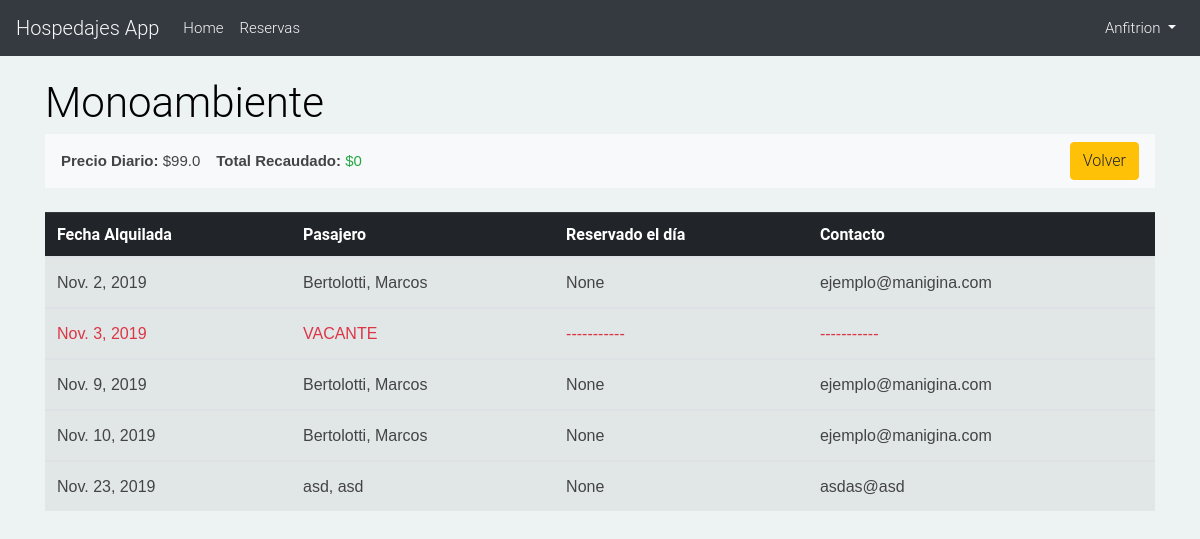
Page /hospedajes/my_bookings/9/ (signed in) on the earlier database version.
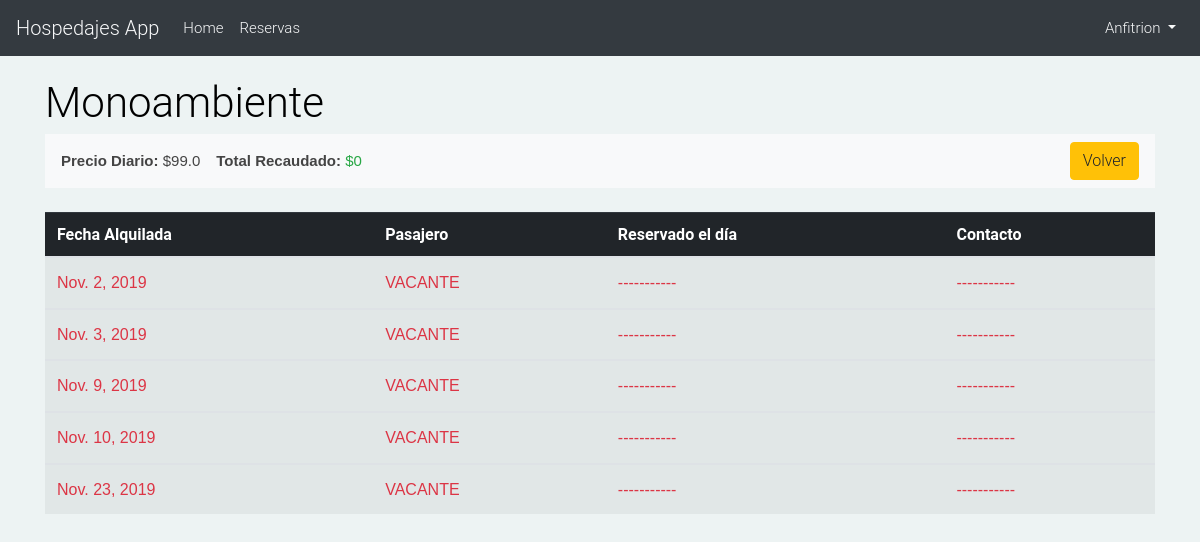
Same page on the later database version.
### hospedajes_app/models.py (models this page shows, shortened)
class RentalDate(models.Model):
    property = models.ForeignKey(Property, on_delete=models.DO_NOTHING)
    booking = models.ForeignKey(Booking, null=True, blank=True, on_delete=models.DO_NOTHING)
    date = models.DateField()
    class Meta:
        verbose_name_plural = 'RentalDates'

class Booking(models.Model):  # Reserva
    profile = models.ForeignKey(Profile, on_delete=models.DO_NOTHING)
    total = models.FloatField(default=0)
    date = models.DateTimeField(null=True)
    property = models.ForeignKey(Property, null=True, on_delete=models.SET_NULL)
    class Meta:
        verbose_name_plural = 'Bookings'

class Profile(models.Model):
    name = models.CharField(max_length=25)
    surname = models.CharField(max_length=25)
    email = models.EmailField(unique=True)
    class Meta:
        verbose_name_plural = "Profiles"

### hospedajes_app/views.py (the view)
# urls.py: path('my_bookings/<int:property_id>/', views.bookingByProperty, name='bookingByProperty'),
@login_required
@staff_member_required
def bookingByProperty(request, property_id):
    property = Property.objects.get(id=property_id)
    rentalDates = RentalDate.objects.filter(property=property)
    bookings = Booking.objects.filter(property=property)
    totalAmount = 0
    for b in bookings:
        totalAmount += b.total
    return render(request, 'hospedajes_app/bookingByProperty.html', {'property': property, 'rentalDates': rentalDates, 'totalAmount': totalAmount})

### templates/hospedajes_app/bookingByProperty.html (shortened to what this page needs)
{% extends 'hospedajes_app/base.html' %}
{% block content %}
<h2>{{ property.title }}</h2>
<nav class="navbar navbar-expand-lg text-dark bg-light mb-4 mt-2">
    <p class="d-inline mr-2"><b>Precio Diario:</b> ${{property.daily_import}}</p>
    <p class="d-inline ml-2"><b>Total Recaudado:</b> <span class="text-success">${{totalAmount}}</span></p>
    <button type="button" class="btn btn-warning d-inline ml-auto" >
        <a href="{% url 'hospedajes_app:myBookings' %}">Volver</a>
    </button>
</nav>
<table class="table table-striped table-hover table table-responsive-sm">
    <thead class="thead-dark">
        <tr>
            <th scope="col">Fecha Alquilada</th>
            <th scope="col">Pasajero</th>
            <th scope="col">Reservado el día</th>
            <th scope="col">Contacto</th>
        </tr>
    </thead>
    {% for rd in rentalDates %}
    <tr>
        <tbody>
        {% if rd.booking %}
            <td><p>{{ rd.date }}</p></td>
            <td><p>{{ rd.booking.profile.surname }}, {{ rd.booking.profile.name }}</p></td>
            <td><p>{{ rd.booking.date }}</p></td>
            <td><p>{{ rd.booking.profile.email }}</p></td>
        {% else %}
            <td><p class="text-danger">{{ rd.date }}</p></td>
            <td><p class="text-danger">VACANTE</p></td>
            <td><p class="text-danger">-----------</p></td>
            <td><p class="text-danger">-----------</p></td>
        </tbody>
    {% endif %}
    </tr>
    {% endfor %}
</table>
{% endblock %}

Differences in the rows shown:
changed RentalDate "Nov. 2, 2019": booking.profile.surname "Bertolotti" → (not shown); booking.profile.name "Marcos" → (not shown); booking "None" → (not shown); booking.profile.email "ejemplo@manigina.com" → (not shown); booking_id "," → "VACANTE ----------- -----------"
changed RentalDate "Nov. 9, 2019": booking.profile.surname "Bertolotti" → (not shown); booking.profile.name "Marcos" → (not shown); booking "None" → (not shown); booking.profile.email "ejemplo@manigina.com" → (not shown); booking_id "," → "VACANTE ----------- -----------"
changed RentalDate "Nov. 10, 2019": booking.profile.surname "Bertolotti" → (not shown); booking.profile.name "Marcos" → (not shown); booking "None" → (not shown); booking.profile.email "ejemplo@manigina.com" → (not shown); booking_id "," → "VACANTE ----------- -----------"
changed RentalDate "Nov. 23, 2019": booking.profile.surname "asd" → (not shown); booking.profile.name "asd" → (not shown); booking "None" → (not shown); booking.profile.email "asdas@asd" → (not shown); booking_id "," → "VACANTE ----------- -----------"
